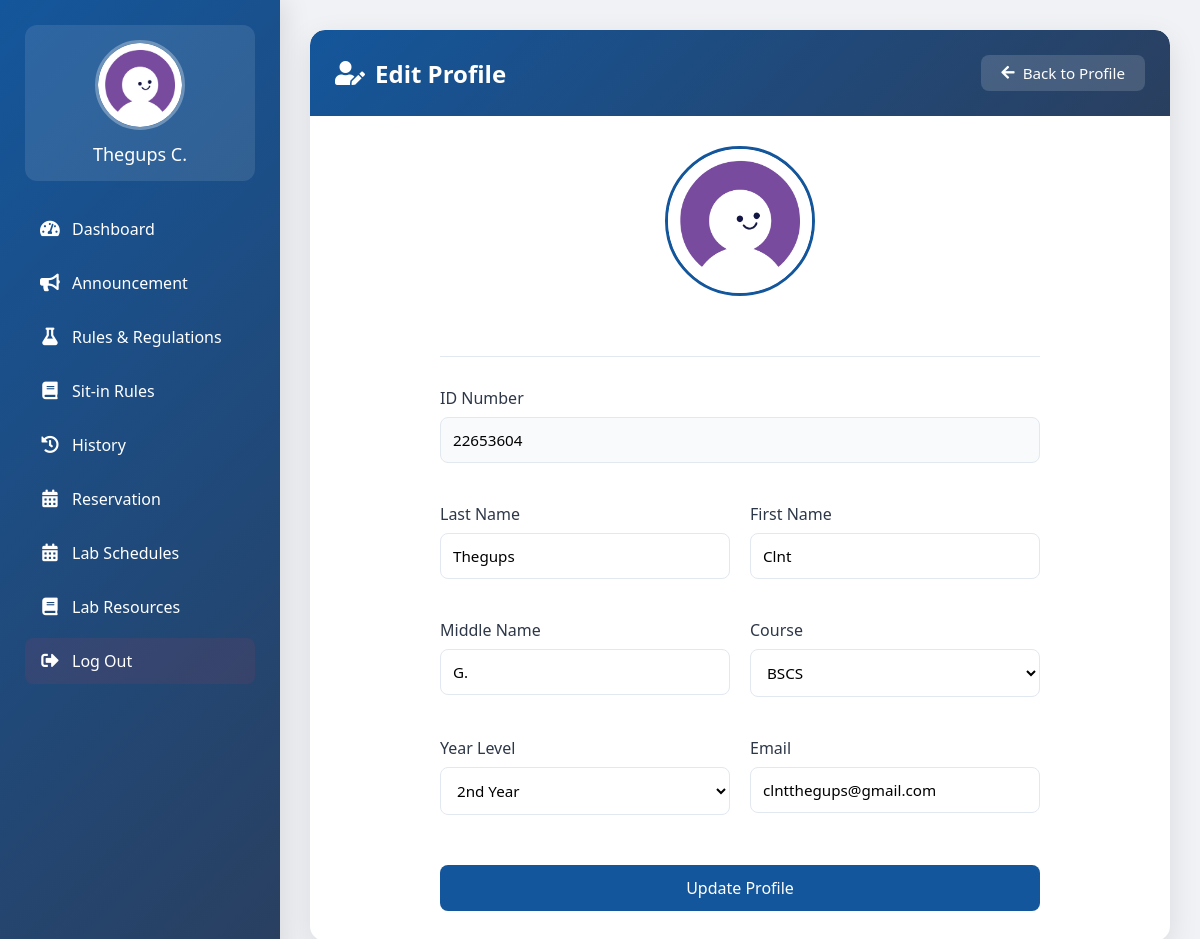
The page /edit.php (signed in) on the database its author committed.
### tables this page shows
CREATE TABLE `user` (
  `IDNO` int(11) NOT NULL,
  `LASTNAME` varchar(255) NOT NULL,
  `FIRSTNAME` varchar(255) NOT NULL,
  `MIDNAME` varchar(255) NOT NULL,
  `COURSE` varchar(255) NOT NULL,
  `YEARLEVEL` int(11) NOT NULL,
  `USERNAME` varchar(255) NOT NULL,
  `PASSWORD` varchar(255) NOT NULL,
  `EMAIL` varchar(255) NOT NULL,
  `PROFILE_PIC` varchar(255) NOT NULL DEFAULT 'default.jpg',
  `REMAINING_SESSIONS` int(30) NOT NULL DEFAULT 30,
  `POINTS` int(11) DEFAULT 0
);

### edit.php (the view, shortened to what this page needs)
<?php
include("connector.php");
$username = $_SESSION['Username'];
$query = "SELECT IDNO, LASTNAME, FIRSTNAME, MIDNAME, COURSE, YEARLEVEL, EMAIL, PROFILE_PIC FROM user WHERE USERNAME = '$username'";
$result = mysqli_query($con, $query);
if ($result && mysqli_num_rows($result) > 0) {
    $user_data = mysqli_fetch_assoc($result);
} else {
    echo "User data not found.";
    exit();
}
$username = $_SESSION['Username'];
$query = "SELECT PROFILE_PIC FROM user WHERE USERNAME = '$username'";
$result = mysqli_query($con, $query);
if ($result && mysqli_num_rows($result) > 0) {
    $row = mysqli_fetch_assoc($result);
    $profile_pic = !empty($row['PROFILE_PIC']) ? $row['PROFILE_PIC'] : 'default.jpg';
} else {
    $profile_pic = 'default.jpg';
}
$query = "SELECT FIRSTNAME, MIDNAME, LASTNAME FROM user WHERE USERNAME = '$username'";
$result = mysqli_query($con, $query);
if ($result && mysqli_num_rows($result) > 0) {
    $row = mysqli_fetch_assoc($result);
    $user_name = htmlspecialchars($row['LASTNAME'] . ' ' . substr($row['FIRSTNAME'], 0, 1) . '.');
} else {
    $user_name = 'User';
}
?>
<!DOCTYPE html>
<html lang="en">
<head>
<link rel="stylesheet" href="https://cdnjs.cloudflare.com/ajax/libs/font-awesome/5.15.3/css/all.min.css">
</head>
<body>
<div class="sidebar">
    <a href="profile.php" class="profile-link">
        <img src="uploads/<?php echo $profile_pic; ?>" alt="Profile Picture">
        <div class="user-name"><?php echo $user_name; ?></div>
    </a>
    <div class="nav-links">
        <a href="dashboard.php"><i class="fas fa-tachometer-alt"></i> Dashboard</a>
        <a href="viewAnnouncement.php"><i class="fas fa-bullhorn"></i> Announcement</a>
        <a href="labRules&Regulations.php"><i class="fas fa-flask"></i> Rules & Regulations</a>
        <a href="sitinrules.php"><i class="fas fa-book"></i> Sit-in Rules</a>
        <a href="history.php"><i class="fas fa-history"></i> History</a>
        <a href="reservation.php"><i class="fas fa-calendar-alt"></i> Reservation</a>
        <a href="labschedule.php"><i class="fas fa-calendar-alt"></i> Lab Schedules</a>
        <a href="viewlabresources.php"><i class="fas fa-book"></i> Lab Resources</a>
        <a href="login.php" class="logout-button"><i class="fas fa-sign-out-alt"></i> Log Out</a>
    </div>
</div>
<div class="content">
    <div class="edit-container">
        <div class="edit-header">
            <h1>
                <i class="fas fa-user-edit"></i>
                Edit Profile
            </h1>
            <a href="profile.php" class="back-button">
                <i class="fas fa-arrow-left"></i>
                Back to Profile
            </a>
        </div>
        <div class="edit-content">
            <form class="edit-form" action="" method="POST" enctype="multipart/form-data">
                <div class="profile-section">
                    <div class="profile-image-container" onclick="document.getElementById('profile_pic_input').click()">
                        <img id="profile_preview" src="uploads/<?php echo htmlspecialchars($user_data['PROFILE_PIC']); ?>" alt="Profile Picture">
                    </div>
                </div>
                <div class="form-row">
                    <div class="form-group full-width">
                        <label>ID Number</label>
                        <input type="text" name="IDNO" value="<?php echo htmlspecialchars($user_data['IDNO']); ?>" readonly class="readonly-input">
                    </div>
                </div>
                <div class="form-row">
                    <div class="form-group">
                        <label>Last Name</label>
                        <input type="text" name="LASTNAME" value="<?php echo htmlspecialchars($user_data['LASTNAME']); ?>" required>
                    </div>
                    <div class="form-group">
                        <label>First Name</label>
                        <input type="text" name="FIRSTNAME" value="<?php echo htmlspecialchars($user_data['FIRSTNAME']); ?>" required>
                    </div>
                </div>
                <div class="form-row">
                    <div class="form-group">
                        <label>Middle Name</label>
                        <input type="text" name="MIDNAME" value="<?php echo htmlspecialchars($user_data['MIDNAME']); ?>">
                    </div>
                    <div class="form-group">
                        <label>Course</label>
                        <select name="COURSE" required>
                            <option value="BSCS" <?php if($user_data['COURSE'] == 'BSCS') echo 'selected'; ?>>BSCS</option>
                        </select>
                    </div>
                </div>
                <div class="form-row">
                    <div class="form-group">
                        <label>Year Level</label>
                        <select name="YEARLEVEL" required>
                            <option value="2" <?php if($user_data['YEARLEVEL'] == '2') echo 'selected'; ?>>2nd Year</option>
                        </select>
                    </div>
                    <div class="form-group">
                        <label>Email</label>
                        <input type="email" name="EMAIL" value="<?php echo htmlspecialchars($user_data['EMAIL']); ?>" required>
                    </div>
                </div>
                <button type="submit" class="submit-btn">Update Profile</button>
            </form>
        </div>
    </div>
</div>
</body>
</html>

### edit.php (style rules this page uses)
* { margin: 0; padding: 0; box-sizing: border-box; font-family: 'Segoe UI', Tahoma, Geneva, Verdana, sans-serif; }
body { display: flex; background: #f0f2f5; min-height: 100vh; width: 100%; }
.sidebar { width: 280px; background: linear-gradient(135deg, #14569b, #2a3f5f); height: 100vh; padding: 25px; position: fixed; display: flex; flex-direction: column; transform: translateX(0); box-shadow: 5px 0 25px rgba(0, 0, 0, 0.1); }
.profile-link { text-decoration: none; display: flex; flex-direction: column; align-items: center; padding: 15px; margin-bottom: 25px; border-radius: 12px; transition: all 0.3s ease; background: rgba(255, 255, 255, 0.1); }
.profile-link img { width: 90px; height: 90px; border-radius: 50%; border: 3px solid rgba(255, 255, 255, 0.3); margin-bottom: 12px; object-fit: cover; }
.profile-link .user-name { color: white; font-size: 18px; font-weight: 500; text-align: center; }
.nav-links { display: flex; flex-direction: column; gap: 8px; }
.nav-links a { color: white; text-decoration: none; padding: 12px 15px; border-radius: 8px; transition: all 0.3s ease; display: flex; align-items: center; gap: 12px; }
.nav-links a i { width: 20px; text-align: center; font-size: 1.1rem; }
.logout-button { margin-top: auto; background: rgba(220, 53, 69, 0.1) !important; }
.content { margin-left: 280px; padding: 30px; width: calc(100% - 280px); min-height: 100vh; }
.edit-container { background: white; border-radius: 15px; box-shadow: 0 10px 30px rgba(0, 0, 0, 0.1); height: calc(100vh - 60px); width: 100%; overflow: hidden; display: flex; flex-direction: column; }
.edit-header { background: linear-gradient(135deg, #14569b, #2a3f5f); color: white; padding: 25px; display: flex; justify-content: space-between; align-items: center; border-radius: 15px 15px 0 0; }
.edit-header h1 { font-size: 24px; display: flex; align-items: center; gap: 10px; }
.edit-content { padding: 30px; overflow-y: auto; }
.profile-image-container { position: relative; width: 150px; height: 150px; margin: 0 auto 30px; cursor: pointer; }
.profile-image-container img { width: 100%; height: 100%; border-radius: 50%; object-fit: cover; border: 3px solid #14569b; }
.edit-form { max-width: 600px; margin: 0 auto; }
.form-group { margin-bottom: 20px; }
.form-group label { display: block; margin-bottom: 8px; color: #2d3748; font-weight: 500; }
.form-group input, .form-group select { width: 100%; padding: 12px; border: 1px solid #e2e8f0; border-radius: 8px; font-size: 0.95rem; transition: all 0.3s ease; background: white; }
.readonly-input { background: #f8fafc !important; cursor: not-allowed; }
.submit-btn { background: #14569b; color: white; padding: 12px 25px; border: none; border-radius: 8px; font-size: 1rem; cursor: pointer; transition: all 0.3s ease; display: block; width: 100%; margin-top: 30px; }
.form-row { display: grid; grid-template-columns: 1fr 1fr; gap: 20px; margin-bottom: 20px; }
.form-group.full-width { grid-column: 1 / -1; }
.profile-section { text-align: center; margin-bottom: 30px; padding-bottom: 30px; border-bottom: 1px solid #e2e8f0; }
.back-button { background: rgba(255, 255, 255, 0.15); color: white; padding: 8px 20px; border-radius: 8px; text-decoration: none; transition: all 0.3s ease; display: flex; align-items: center; gap: 8px; font-size: 0.95rem; }

### rows shown on the page
user: PROFILE_PIC (placeholder picture), user_name "Thegups C.", IDNO "22653604", LASTNAME "Thegups", FIRSTNAME "Clnt", MIDNAME "G.", COURSE "BSCS", YEARLEVEL "2nd Year", EMAIL "clntthegups@gmail.com"
